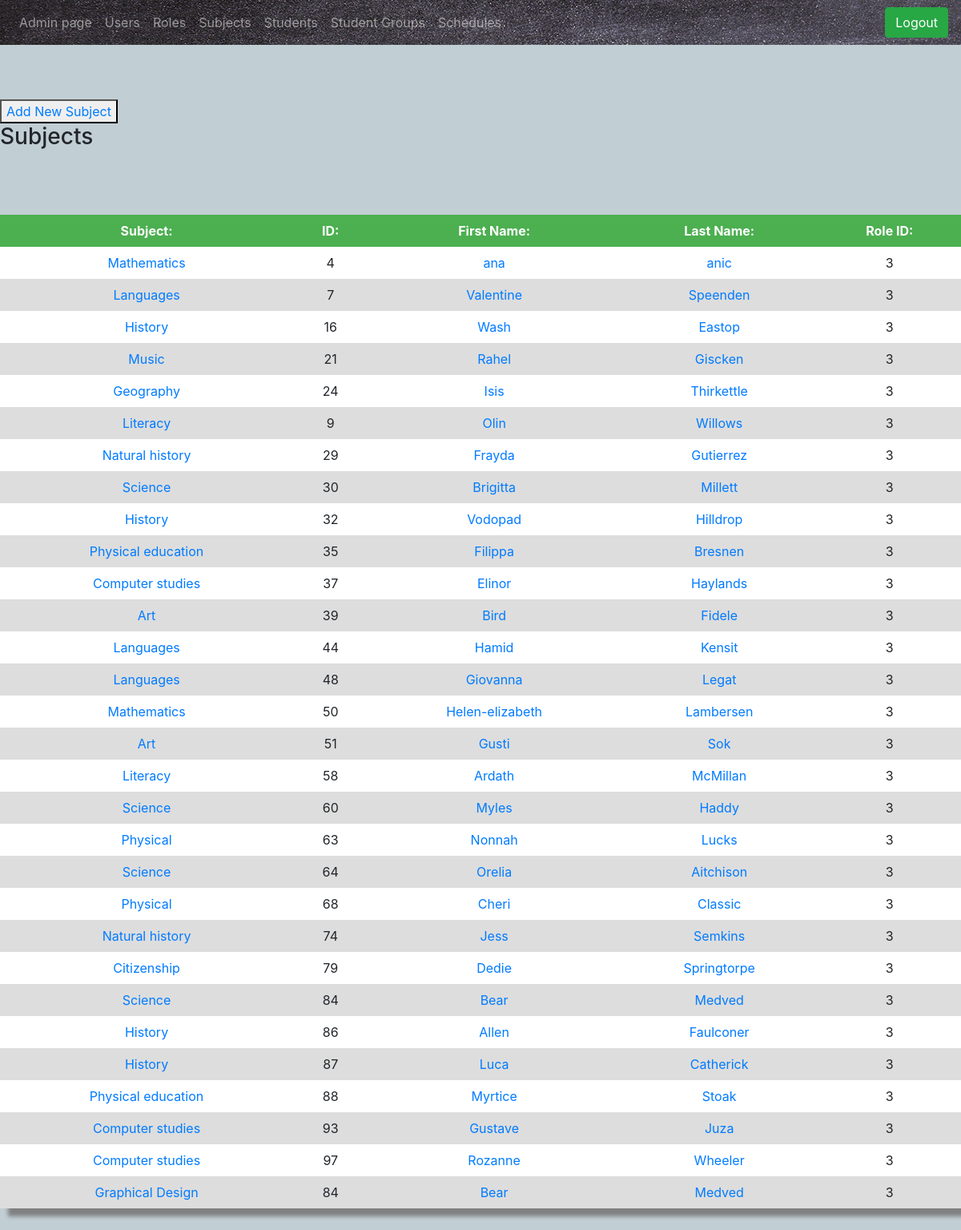
Page /subjects on the committed database.
### tables this page shows
CREATE TABLE IF NOT EXISTS `subjects` (
  `id` int(11) NOT NULL AUTO_INCREMENT,
  `title` varchar(45) NOT NULL,
  `lecturer_id` int(11) NOT NULL,
  PRIMARY KEY (`id`),
  KEY `fk_classes_users1_idx` (`lecturer_id`)
);

CREATE TABLE IF NOT EXISTS `users` (
  `id` int(11) NOT NULL AUTO_INCREMENT,
  `first_name` varchar(45) NOT NULL,
  `last_name` varchar(45) NOT NULL,
  `email` varchar(255) NOT NULL,
  `role_id` int(11) NOT NULL,
  `password` varchar(45) NOT NULL,
  `updated_at` timestamp NOT NULL DEFAULT CURRENT_TIMESTAMP ON UPDATE CURRENT_TIMESTAMP,
  `created_at` timestamp NOT NULL DEFAULT CURRENT_TIMESTAMP,
  `last_login_at` timestamp NULL DEFAULT NULL,
  PRIMARY KEY (`id`),
  KEY `fk_users_roles1_idx` (`role_id`)
);

### app/libraries/Request.php (called while the page is built, shortened)
<?php
class Request
{
    public function __construct()
    {
        $this->request_uri = $_SERVER['REQUEST_URI'];
    }
    private function extractUrl()
    {
        $url = explode('?', $_SERVER['REQUEST_URI']);
        $url = explode('/', substr($url[0], 1));
    }
}

### app/config/routes.php (called while the page is built)
<?php
$routes = array(
    '/login' => 'AccessController@login',
    '/logout' => 'AccessController@logout',
    '/reset-password' => 'AccessController@resetPassword',
    '/newpassword' => 'AccessController@newPassword',
    '/students' => 'StudentController@showAll',
    '/students/add' => 'StudentController@add',
    '/students/:id' => 'StudentController@getOne',
    '/students/:id/edit' => 'StudentController@edit',
    '/students/:id/delete' => 'StudentController@delete',
    '/studentgroup' => 'StudentGroupController@showAll',
    '/studentgroup/:id' => 'StudentGroupController@index',
    '/studentgroup/:id/students' => 'StudentGroupController@students',
    '/studentgroup/:id/schedule' => 'StudentGroupController@schedule',
    '/admin' => 'AdminController@homePage',
    '/roles' => 'RoleController@roles',
    '/roles/add' => 'RoleController@roleAdd',
    '/roles/:id/edit' => 'RoleController@roleEdit',
    '/roles/:id/delete' => 'RoleController@roleDelete',
    '/permissions' => 'PermissionController@permissions',
    '/permissions/add' => 'PermissionController@addPermission',
    '/permissions/:id/edit' => 'PermissionController@editPermission',
    '/permissions/:id/delete' => 'PermissionController@deletePermission',
    '/rolepermissions/:id/edit' => 'PermissionController@rolePermissionsEdit',
    '/users' => 'UserController@showAll',
    '/users/add' => 'UserController@add',
    '/users/:id' => 'UserController@getOne',
    '/users/:id/edit' => 'UserController@edit',
    '/users/:id/delete' => 'UserController@delete',
    '/subjects' => 'SubjectController@showAll',
    '/subjects/add' => 'SubjectController@addSubject',
    '/subjects/:id' => 'SubjectController@getOne',
    '/subjects/:id/edit' => 'SubjectController@edit',
    '/subjects/:id/delete' => 'SubjectController@delete',
    '/schedule' => 'ScheduleController@index',
    '/ajax' => 'ScheduleController@ajax',
    '/parents' => 'ParentController@index',
    '/parents/:id' => 'ParentController@showGrades',
    '/professor' => 'ProfessorController@homePage',
    '/mystudents/:id' => 'ProfessorController@mainClass',
    '/studentgroups/:id' => 'ProfessorController@otherClasses',
    '/grades/:id' => 'ProfessorController@gradesTeacherView',
    '/mystudentgrade/:id' => 'ProfessorController@gradesMainTeacherView',
    '/principal' => 'PrincipalController@homePage',
    '/charts' => 'PrincipalController@ajax',
    '/teacher' => 'TeacherController@studentGroup'
);

### app/libraries/View.php (called while the page is built, shortened)
<?php
class View
{
    public function loadPage($dir_name, $partial_name)
    {
        include './app/views/'.$dir_name.'/inc/header.php';
        include './app/views/'.$dir_name.'/'.$partial_name.'.php';
        include './app/views/'.$dir_name.'/inc/footer.php';
    }
}

### app/controllers/SubjectController.php (called while the page is built, shortened)
<?php
class SubjectController extends AdminController
{
    public function showAll()
    {
        var_dump('PREDMETI');
        $subject = new Subject();
        $subject_data = $subject->lecturerSubject();
        $view = new View();
        $view->data = $subject_data;
        $view->loadPage('admin', 'subjects');
    }
}

### index.php (called while the page is built, shortened)
<?php
$router = new Router();

### app/models/Subject.php (called while the page is built, shortened)
<?php
class Subject extends BaseModel
{
    public function lecturerSubject()
    {
        require('./app/db.php');
        $sql = $conn->prepare('select users.first_name, users.last_name,
                                users.role_id, subjects.id, subjects.lecturer_id, subjects.title
                                from subjects inner join users on subjects.lecturer_id = users.id');
        $sql->execute();
        $data = [];
        while ($row = $sql->fetch(PDO::FETCH_ASSOC)) {
            $data[] = $row;
        }
        return $data;
    }
}

### app/views/admin/subjects.php (the view)
<div class="subject">
    <button><a href="/subjects/add">Add New Subject</a></button>
</div>
<h3>Subjects</h3>
<table id="myTable">
    <tr>
        <th>Subject:</th>
        <th>ID:</th>
        <th>First Name:</th>
        <th>Last Name:</th>
        <th>Role ID:</th>
    </tr>
    <?php foreach ($this->data as $key => $value) : ?>
        <?php $lecturer_id = $value['lecturer_id']; ?>
        <?php $subject_id = $value['id']; ?>
        <tr>
            <td><a href="/subjects/<?= $subject_id ?>"> <?php echo $value['title']; ?> </td>
            <td> <?php echo $lecturer_id; ?> </td>
            <td><a href="/users/<?= $lecturer_id ?>"> <?php echo $value['first_name']; ?></a></td>
            <td><a href="/users/<?= $lecturer_id ?>"> <?php echo $value['last_name']; ?></a></td>
            <td> <?php echo $value['role_id']; ?> </td>
        </tr>
    <?php endforeach; ?>
</table>

### app/libraries/Router.php (shortened to what this page needs)
<?php
class Router
{
    public $request;
    public function __construct()
    {
        $this->request = new Request();
        if ($this->routeExists()) {
            $this->instantiateController();
        }
    }
    public function routeExists()
    {
        global $routes;
        if (in_array($this->request->request_uri, array_keys($routes))) {
            return true;
        }
    }
    public function instantiateController()
    {
        global $routes;
        $resolver_string = $routes[$this->request->request_uri];
        list($controller_name, $method_name) = explode('@', $resolver_string);
        $controller = new $controller_name($this->request);
        $controller->$method_name();
    }
}

### app/views/admin/inc/header.php (shortened to what this page needs)
<!DOCTYPE html>
<html lang="en">
<head>
    <link rel="stylesheet" href="https://stackpath.bootstrapcdn.com/bootstrap/4.3.1/css/bootstrap.min.css">
    <link href="https://stackpath.bootstrapcdn.com/font-awesome/4.7.0/css/font-awesome.min.css" rel="stylesheet">
    <link rel="stylesheet" href="../../public/css/style.css">
</head>
<body>
    <nav class="navbar navbar-expand-lg navbar-dark bg-dark mb-3 fixed-top">
        <div class="collapse navbar-collapse" id="navbarsExampleDefault">
            <ul class="navbar-nav mr-auto">
                <li class="nav-item">
                    <a class="nav-link" href="/admin">Admin page</a>
                </li>
                <li class="nav-item">
                    <a class="nav-link" href="/users">Users</a>
                </li>
                <li class="nav-item">
                    <a class="nav-link" href="/roles">Roles</a>
                </li>
                <li class="nav-item">
                    <a class="nav-link" href="/subjects">Subjects</a>
                </li>
                <li class="nav-item">
                    <a class="nav-link" href="/students">Students</a>
                </li>
                <li class="nav-item">
                    <a class="nav-link" href="/studentgroup">Student Groups</a>
                </li>
                <li class="nav-item">
                    <a class="nav-link" href="/schedule">Schedules</a>
                </li>
            </ul>
            <ul class="navbar-nav ml-auto">
                <li class="nav-item">
                    <a class="btn btn-success btn-block" href="/logout">Logout</a>
                </li>
            </ul>
        </div>
    </nav>

### public/css/style.css (style rules this page uses)
html,body { margin: 0 auto; }
body { background: url(../img/siva.jpg) no-repeat fixed; background-size: cover; }
.navbar { background-image: url(../img/dnevnik.jpg); }
.subject { margin-top: 100px; }
#myTable { position: relative; border-collapse: collapse; width: 100%; background-color: #dddddd; table-layout: auto; box-shadow: 10px 10px 5px grey; padding-top: 30px; margin-bottom: 60px; margin-top: 80px; }
th, td { padding: 10px; text-align: center; }
tr:nth-child(even) { background-color: white; }
th { background-color: #4CAF50; color: white; font-size: 16px; text-align: center; }

### rows in the picture
subjects: title "Mathematics", lecturer "4", lecturer.first_name "ana", lecturer.last_name "anic", lecturer.role_id "3"
subjects: title "Languages", lecturer "7", lecturer.first_name "Valentine", lecturer.last_name "Speenden", lecturer.role_id "3"
subjects: title "History", lecturer "16", lecturer.first_name "Wash", lecturer.last_name "Eastop", lecturer.role_id "3"
subjects: title "Music", lecturer "21", lecturer.first_name "Rahel", lecturer.last_name "Giscken", lecturer.role_id "3"
subjects: title "Geography", lecturer "24", lecturer.first_name "Isis", lecturer.last_name "Thirkettle", lecturer.role_id "3"
subjects: title "Literacy", lecturer "9", lecturer.first_name "Olin", lecturer.last_name "Willows", lecturer.role_id "3"
subjects: title "Natural history", lecturer "29", lecturer.first_name "Frayda", lecturer.last_name "Gutierrez", lecturer.role_id "3"
subjects: title "Science", lecturer "30", lecturer.first_name "Brigitta", lecturer.last_name "Millett", lecturer.role_id "3"
subjects: title "History", lecturer "32", lecturer.first_name "Vodopad", lecturer.last_name "Hilldrop", lecturer.role_id "3"
subjects: title "Physical education", lecturer "35", lecturer.first_name "Filippa", lecturer.last_name "Bresnen", lecturer.role_id "3"
subjects: title "Computer studies", lecturer "37", lecturer.first_name "Elinor", lecturer.last_name "Haylands", lecturer.role_id "3"
subjects: title "Art", lecturer "39", lecturer.first_name "Bird", lecturer.last_name "Fidele", lecturer.role_id "3"
subjects: title "Languages", lecturer "44", lecturer.first_name "Hamid", lecturer.last_name "Kensit", lecturer.role_id "3"
subjects: title "Languages", lecturer "48", lecturer.first_name "Giovanna", lecturer.last_name "Legat", lecturer.role_id "3"
subjects: title "Mathematics", lecturer "50", lecturer.first_name "Helen-elizabeth", lecturer.last_name "Lambersen", lecturer.role_id "3"
subjects: title "Art", lecturer "51", lecturer.first_name "Gusti", lecturer.last_name "Sok", lecturer.role_id "3"
subjects: title "Literacy", lecturer "58", lecturer.first_name "Ardath", lecturer.last_name "McMillan", lecturer.role_id "3"
subjects: title "Science", lecturer "60", lecturer.first_name "Myles", lecturer.last_name "Haddy", lecturer.role_id "3"
subjects: title "Physical", lecturer "63", lecturer.first_name "Nonnah", lecturer.last_name "Lucks", lecturer.role_id "3"
subjects: title "Science", lecturer "64", lecturer.first_name "Orelia", lecturer.last_name "Aitchison", lecturer.role_id "3"
subjects: title "Physical", lecturer "68", lecturer.first_name "Cheri", lecturer.last_name "Classic", lecturer.role_id "3"
subjects: title "Natural history", lecturer "74", lecturer.first_name "Jess", lecturer.last_name "Semkins", lecturer.role_id "3"
subjects: title "Citizenship", lecturer "79", lecturer.first_name "Dedie", lecturer.last_name "Springtorpe", lecturer.role_id "3"
subjects: title "Science", lecturer "84", lecturer.first_name "Bear", lecturer.last_name "Medved", lecturer.role_id "3"
subjects: title "History", lecturer "86", lecturer.first_name "Allen", lecturer.last_name "Faulconer", lecturer.role_id "3"
subjects: title "History", lecturer "87", lecturer.first_name "Luca", lecturer.last_name "Catherick", lecturer.role_id "3"
subjects: title "Physical education", lecturer "88", lecturer.first_name "Myrtice", lecturer.last_name "Stoak", lecturer.role_id "3"
subjects: title "Computer studies", lecturer "93", lecturer.first_name "Gustave", lecturer.last_name "Juza", lecturer.role_id "3"
subjects: title "Computer studies", lecturer "97", lecturer.first_name "Rozanne", lecturer.last_name "Wheeler", lecturer.role_id "3"
subjects: title "Graphical Design", lecturer "84", lecturer.first_name "Bear", lecturer.last_name "Medved", lecturer.role_id "3"
